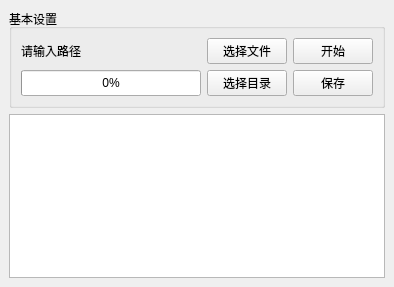
<?xml version="1.0" encoding="UTF-8"?>
<ui version="4.0">
 <class>MainWindow</class>
 <widget class="QMainWindow" name="MainWindow">
  <property name="geometry">
   <rect>
    <x>0</x>
    <y>0</y>
    <width>394</width>
    <height>287</height>
   </rect>
  </property>
  <property name="windowTitle">
   <string>MainWindow</string>
  </property>
  <widget class="QWidget" name="centralwidget">
   <layout class="QGridLayout" name="gridLayout_2">
    <item row="0" column="0">
     <widget class="QGroupBox" name="groupBox">
      <property name="title">
       <string>基本设置</string>
      </property>
      <layout class="QGridLayout" name="gridLayout">
       <item row="0" column="0">
        <widget class="QLabel" name="showPath">
         <property name="minimumSize">
          <size>
           <width>0</width>
           <height>0</height>
          </size>
         </property>
         <property name="maximumSize">
          <size>
           <width>99999</width>
           <height>99999</height>
          </size>
         </property>
         <property name="text">
          <string>请输入路径</string>
         </property>
         <property name="wordWrap">
          <bool>false</bool>
         </property>
        </widget>
       </item>
       <item row="0" column="1">
        <widget class="QPushButton" name="chooseFile">
         <property name="text">
          <string>选择文件</string>
         </property>
        </widget>
       </item>
       <item row="0" column="2">
        <widget class="QPushButton" name="run">
         <property name="text">
          <string>开始</string>
         </property>
        </widget>
       </item>
       <item row="1" column="0">
        <widget class="QProgressBar" name="prog">
         <property name="maximumSize">
          <size>
           <width>16777215</width>
           <height>9999999</height>
          </size>
         </property>
         <property name="value">
          <number>0</number>
         </property>
         <property name="textVisible">
          <bool>true</bool>
         </property>
         <property name="orientation">
          <enum>Qt::Horizontal</enum>
         </property>
         <property name="invertedAppearance">
          <bool>false</bool>
         </property>
         <property name="textDirection">
          <enum>QProgressBar::TopToBottom</enum>
         </property>
        </widget>
       </item>
       <item row="1" column="1">
        <widget class="QPushButton" name="chooseDir">
         <property name="text">
          <string>选择目录</string>
         </property>
        </widget>
       </item>
       <item row="1" column="2">
        <widget class="QPushButton" name="save">
         <property name="text">
          <string>保存</string>
         </property>
        </widget>
       </item>
      </layout>
     </widget>
    </item>
    <item row="1" column="0">
     <widget class="QTextEdit" name="showText"/>
    </item>
   </layout>
  </widget>
 </widget>
 <resources/>
 <connections/>
</ui>
